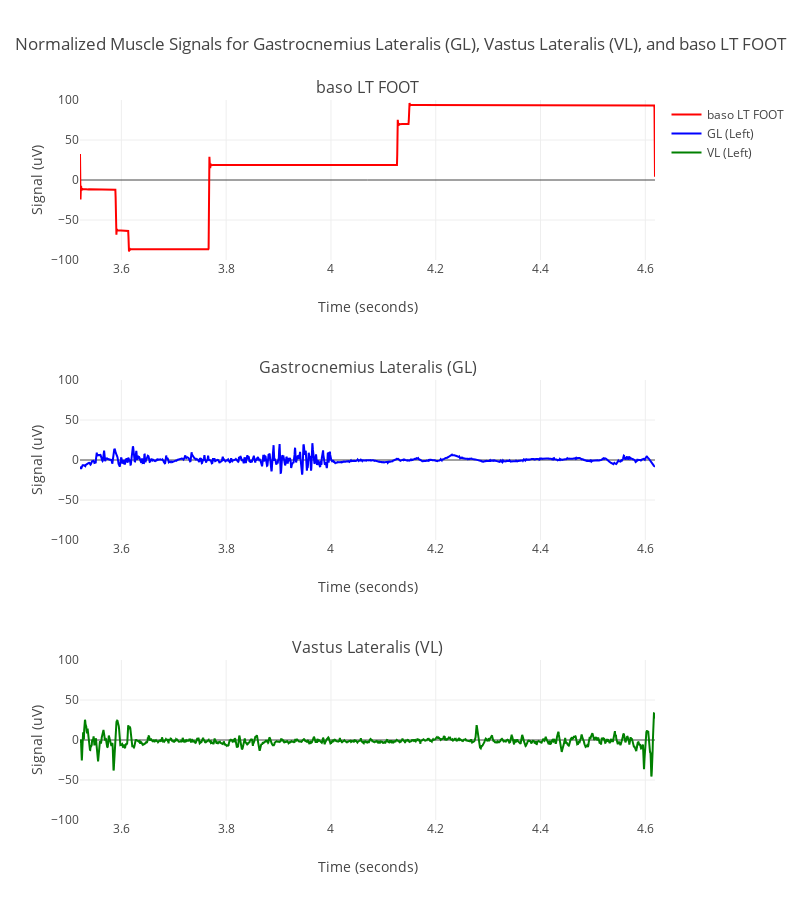

Write notebook code for a chart like this one.
### Code cell
import pandas as pd
import plotly.graph_objects as go
from plotly.subplots import make_subplots

# Load the data
df = pd.read_csv("s2.csv")

# Define the normalization function
def normalize_signal(signal, min_value=-100, max_value=100):
    signal_min = signal.min()
    signal_max = signal.max()
    # Scale the signal to the range [-100, 100]
    normalized_signal = (signal - signal_min) / (signal_max - signal_min) * (max_value - min_value) + min_value
    return normalized_signal

# Calculate time for each sample based on the sampling rate
sampling_rate = 2000  # Hz
time = df.index / sampling_rate  # Time in seconds

# Filter the rows from 7042 to 9238
filtered_time = time
filtered_gl = df["semg LT LAT.G"]
filtered_vl = df["semg LT LAT.V"]
filtered_baso_lt_foot = df["baso LT FOOT"]

# Normalize each signal
normalized_gl = normalize_signal(filtered_gl)
normalized_vl = normalize_signal(filtered_vl)
normalized_baso_lt_foot = normalize_signal(filtered_baso_lt_foot)

# Create subplots for Gastrocnemius Lateralis (GL), Vastus Lateralis (VL), and baso LT FOOT
fig = make_subplots(rows=3, cols=1, subplot_titles=("baso LT FOOT","Gastrocnemius Lateralis (GL)", "Vastus Lateralis (VL)"))

# baso LT FOOT signals
fig.add_trace(go.Scatter(x=filtered_time[7042:9238], y=normalized_baso_lt_foot[7042:9238], mode="lines", name="baso LT FOOT", line=dict(color="red")), row=1, col=1)

# Gastrocnemius Lateralis (GL) signals
fig.add_trace(go.Scatter(x=filtered_time[7042:9238], y=normalized_gl[7042:9238], mode="lines", name="GL (Left)", line=dict(color="blue")), row=2, col=1)

# Vastus Lateralis (VL) signals
fig.add_trace(go.Scatter(x=filtered_time[7042:9238], y=normalized_vl[7042:9238], mode="lines", name="VL (Left)", line=dict(color="green")), row=3, col=1)

# Update layout for titles and axis labels
fig.update_layout(height=900, width=800, title_text="Normalized Muscle Signals for Gastrocnemius Lateralis (GL), Vastus Lateralis (VL), and baso LT FOOT")
fig.update_xaxes(title_text="Time (seconds)", row=1, col=1)
fig.update_yaxes(title_text="Signal (uV)", range=[-100, 100], row=1, col=1)
fig.update_xaxes(title_text="Time (seconds)", row=2, col=1)
fig.update_yaxes(title_text="Signal (uV)", range=[-100, 100], row=2, col=1)
fig.update_xaxes(title_text="Time (seconds)", row=3, col=1)
fig.update_yaxes(title_text="Signal (uV)", range=[-100, 100], row=3, col=1)

# Show plot
fig.show()

### Figure 1 — Plotly figure (JSON) as saved in the notebook; plotly's stock layout.template omitted (floating-point values rounded to 4 significant figures; data arrays with more than 128 entries replaced by an {"elided": "..."} marker saying what was removed)
{"data": [{"line": {"color": "red"}, "mode": "lines", "name": "baso LT FOOT", "type": "scatter", "x": {"elided": "2196 float values"}, "xaxis": "x", "y": {"elided": "2196 float values"}, "yaxis": "y"}, {"line": {"color": "blue"}, "mode": "lines", "name": "GL (Left)", "type": "scatter", "x": {"elided": "2196 float values"}, "xaxis": "x2", "y": {"elided": "2196 float values"}, "yaxis": "y2"}, {"line": {"color": "green"}, "mode": "lines", "name": "VL (Left)", "type": "scatter", "x": {"elided": "2196 float values"}, "xaxis": "x3", "y": {"elided": "2196 float values"}, "yaxis": "y3"}], "layout": {"annotations": [{"font": {"size": 16}, "showarrow": false, "text": "baso LT FOOT", "x": 0.5, "xanchor": "center", "xref": "paper", "y": 1, "yanchor": "bottom", "yref": "paper"}, {"font": {"size": 16}, "showarrow": false, "text": "Gastrocnemius Lateralis (GL)", "x": 0.5, "xanchor": "center", "xref": "paper", "y": 0.6111, "yanchor": "bottom", "yref": "paper"}, {"font": {"size": 16}, "showarrow": false, "text": "Vastus Lateralis (VL)", "x": 0.5, "xanchor": "center", "xref": "paper", "y": 0.2222, "yanchor": "bottom", "yref": "paper"}], "height": 900, "title": {"text": "Normalized Muscle Signals for Gastrocnemius Lateralis (GL), Vastus Lateralis (VL), and baso LT FOOT"}, "width": 800, "xaxis": {"anchor": "y", "domain": [0, 1], "title": {"text": "Time (seconds)"}}, "xaxis2": {"anchor": "y2", "domain": [0, 1], "title": {"text": "Time (seconds)"}}, "xaxis3": {"anchor": "y3", "domain": [0, 1], "title": {"text": "Time (seconds)"}}, "yaxis": {"anchor": "x", "domain": [0.7778, 1], "range": [-100, 100], "title": {"text": "Signal (uV)"}}, "yaxis2": {"anchor": "x2", "domain": [0.3889, 0.6111], "range": [-100, 100], "title": {"text": "Signal (uV)"}}, "yaxis3": {"anchor": "x3", "domain": [0, 0.2222], "range": [-100, 100], "title": {"text": "Signal (uV)"}}}}
